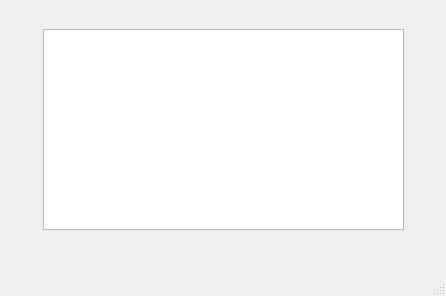
<?xml version="1.0" encoding="UTF-8"?>
<ui version="4.0">
 <class>Insert_Spec_Char</class>
 <widget class="QMainWindow" name="Insert_Spec_Char">
  <property name="geometry">
   <rect>
    <x>0</x>
    <y>0</y>
    <width>446</width>
    <height>296</height>
   </rect>
  </property>
  <property name="windowTitle">
   <string>Insert_Spec_Char</string>
  </property>
  <widget class="QWidget" name="centralwidget">
   <widget class="QPlainTextEdit" name="plainTextEdit">
    <property name="geometry">
     <rect>
      <x>43</x>
      <y>29</y>
      <width>361</width>
      <height>201</height>
     </rect>
    </property>
   </widget>
  </widget>
  <widget class="QMenuBar" name="menubar">
   <property name="geometry">
    <rect>
     <x>0</x>
     <y>0</y>
     <width>446</width>
     <height>21</height>
    </rect>
   </property>
  </widget>
  <widget class="QStatusBar" name="statusbar"/>
 </widget>
 <resources/>
 <connections/>
</ui>
